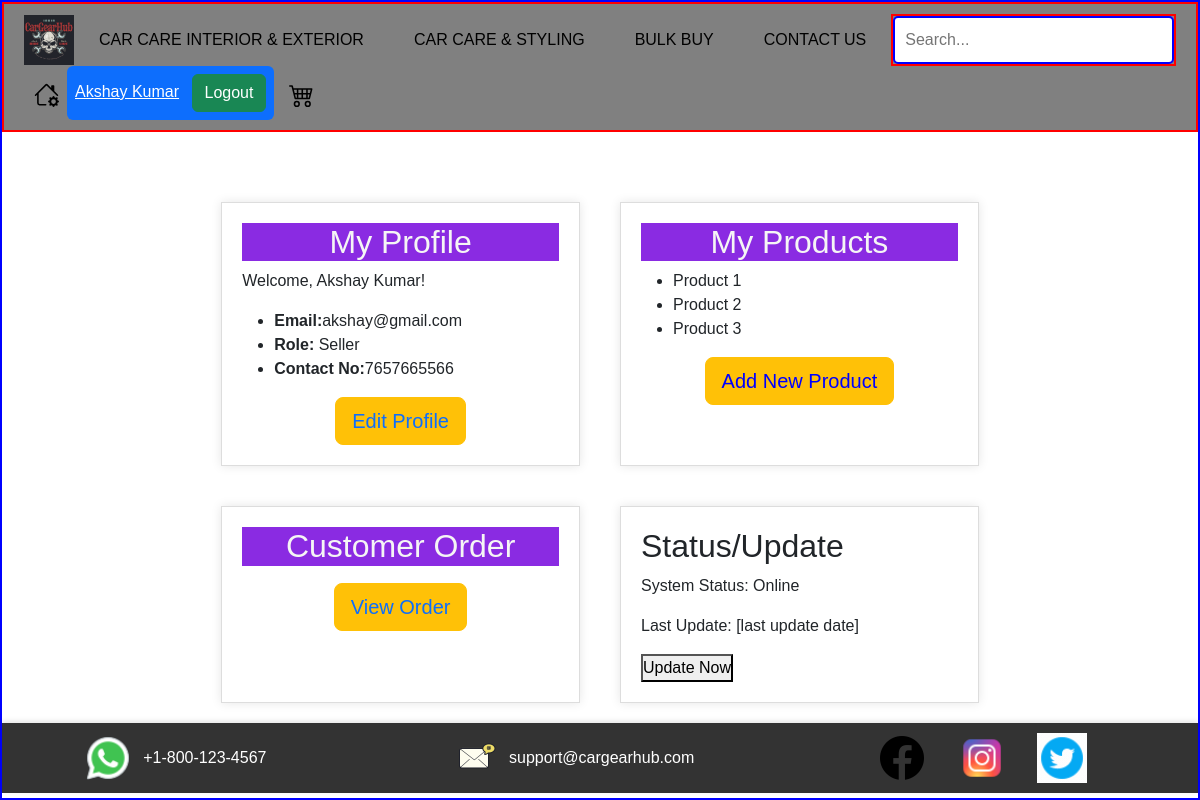
The page /admin_dashboard/ (signed in) on the database its author committed.
### app/models.py (models this page shows, shortened)
class Admin_data(models.Model):
    admin_id=models.AutoField(primary_key=True, unique=True)
    admin_name=models.CharField(max_length=100)
    admin_email=models.EmailField(max_length=100)
    admin_password=models.CharField(max_length=20)
    admin_gender=models.CharField(max_length=10)
    admin_role=models.CharField(max_length=20)
    admin_phone=models.CharField(max_length=10)

### app/views.py (the view)
# urls.py: path('admin_dashboard/', views.admin , name='admin_dashboard'),
def admin(request):
    if not(request.session.get('admin_id')):
        return redirect("login")
    admin_data=models.Admin_data.objects.get(admin_id=request.session.get('admin_id'))
    data={
        'admin_data':admin_data
    }
    return render(request, "admin/admin.html",context=data)

### app/templates/admin/admin.html (shortened to what this page needs)
<!DOCTYPE html>
{% load static %}
<html lang="en">
<head>
    <link href="https://cdn.jsdelivr.net/npm/bootstrap@5.3.3/dist/css/bootstrap.min.css" rel="stylesheet"
>
    <link rel="stylesheet" href="{% static 'app/css/admin/admin.css' %}">
</head>
<body>
    {% include 'navbar.html' %}
    <main>
        <section class="profile">
            <center><h2 style="color:whitesmoke; background-color: blueviolet;">My Profile</h2></center>
            <p>Welcome, {{ admin_data.admin_name}}!</p>
            <ul>
                <li><strong>Email:</strong>{{admin_data.admin_email}}</li>
                <li><strong>Role:</strong> {{admin_data.admin_role}}</li>
                <li><strong>Contact No:</strong>{{admin_data.admin_phone}}</li>
            </ul>
            <center><button type="button" class="btn btn-warning btn-lg" ><a href="{% url 'admin_update' %}" style="text-decoration:none;">Edit Profile</a></button></center>
        </section>
        <section class="products">
            <center><h2 style="color:whitesmoke; background-color: blueviolet;">My Products</h2></center>
            <ul>
                <li>Product 1</li>
                <li>Product 2</li>
                <li>Product 3</li>
            </ul>
            <center><button type="button" class="btn btn-warning btn-lg"><a class="btn-add" style="color: blue; text-decoration: none; margin-top: 40%;" href="{% url 'add_product' %}">Add New Product</a></button></center>
        </section>
        <section class="customers">
            <center><h2 style="color: whitesmoke; background-color: blueviolet;">Customer Order</h2></center>
           <center> <button type="button" class="btn btn-warning btn-lg" style="margin-top: 3%;"><a href="{% url 'customer_view' %}" style="text-decoration: none;">View Order</a></button></center>
        </section>
        <section class="status">
            <h2>Status/Update</h2>
            <p>System Status: <span class="online">Online</span></p>
            <p>Last Update: [last update date]</p>
            <button class="btn-update">Update Now</button>
        </section>
    </main>
    {% include 'footer.html' %}
</body>

### app/templates/navbar.html (shortened to what this page needs)
<!doctype html>
{% load static %}
<html lang="en">
  <head>
    <link href="https://cdn.jsdelivr.net/npm/bootstrap@5.3.3/dist/css/bootstrap.min.css" rel="stylesheet">
    <link rel="stylesheet" href="{% static 'app/css/owl.carousel.min.css' %}">
    <link rel="stylesheet" href="{% static 'app/css/all.min.css' %}">
    <link rel="stylesheet" href="{% static 'app/css/navbar.css' %}">
  </head>
  <body>
    <nav class="navbar">
        <img src="{% static 'app/images/banner/brandlogo1.png' %}" alt="Brand Logo" class="brand-logo">
        <ul class="nav-menu">
            <li class="nav-item">
                <a href="#">CAR CARE INTERIOR & EXTERIOR</a>
            </li>
            <li class="nav-item">
                <a href="#">CAR CARE & STYLING</a>
            </li>
            <li class="nav-item">
                <a href="#">BULK BUY</a>
            </li>
            <li class="nav-item">
                <a href="{% url 'contactus' %}">CONTACT US</a>
        </ul>
        <div class="search-bar">
            <input type="text" placeholder="Search...">
        </div>
        <div class="nav-icons">
            <button class="icon-button" onclick="location.href='{% url 'home' %}'">
            </button>
            {% if request.session.customer_id or request.session.admin_id %}
            <div class = "ms-2 bg-primary p-2 rounded">
                {% if request.session.customer_id %}
                <a class="text-white"  href="{% url 'customer' %}">{{request.session.customer_name}}</a>
                {% elif request.session.admin_id %}
                <a class="text-white" href="{% url 'admin_dashboard' %}">{{request.session.admin_name}}</a>
                {% endif %}
              <a class="btn btn-success ms-2" href="{% url 'logout' %}">Logout</a>
            </div>
              {% else %}
              <a type="button" class="btn btn-success" href="{% url 'signup' %}" style="margin-left: 30px;" >SignUp</a>
             <a type="button" class="btn btn-dark" href="{% url 'login' %}" style="margin-left: 30px;">login</a>
              {% endif %}
            <button class="icon-button"onclick="location.href='#'" style="margin-left: 15px;">
            </button>
        </div>
    </nav>
  </body>
</html>

### app/static/app/css/admin/admin.css (style rules this page uses)
* { box-sizing: border-box; margin: 0; padding: 0; }
body { font-family: Arial, sans-serif; line-height: 1.6; color: #333; }
main { display: flex; flex-wrap: wrap; justify-content: center; padding-top: 50px; }
section { background-color: #fff; padding: 20px; margin: 20px; border: 1px solid #ddd; box-shadow: 0 0 10px rgba(0, 0, 0, 0.1); width: 30%; }
h2 { margin-top: 0; }

### app/static/app/css/navbar.css (style rules this page uses)
body { margin: 0; font-family: Arial, sans-serif; }
.navbar { display: flex; align-items: center; justify-content: space-between; background-color: grey; padding: 10px 20px; color:#5D0E41; border: 2px solid red; width:100%; }
.brand-logo { height: 50px; }
.nav-menu { list-style: none; display: flex; margin: 0; padding: 0; }
.nav-item { position: relative; margin: 0 15px; }
.nav-item a { color: black; text-decoration: none; font-size: 16px; padding: 10px; }
.search-bar { flex-grow: 1; display: flex; justify-content: center; border:2px solid red; width:100px; }
.search-bar input { width: 100%; max-width: 400px; padding: 10px; border-radius: 5px; border: none; font-size: 16px; border: 2px solid blue }
.nav-icons { display: flex; align-items: center; }
.icon-button { background-color: transparent; border: none; margin-left: 10px; cursor: pointer; font-size: 20px; color: black; }

### app/static/app/css/footer.css (style rules this page uses)
body { width: 100%; min-height: 100vh; display:flex; flex-direction: column; border: 2px solid blue; }

### app/templates/admin/admin.html (style rules this page uses)
body { background-image: url('background.jpg'); background-size: cover; background-position: center; height: 100vh; margin: 0; }

### rows shown on the page
Admin_data: session.admin_name "Akshay Kumar", admin_name "Akshay Kumar", admin_email "akshay@gmail.com", admin_role "Seller", admin_phone "7657665566"
